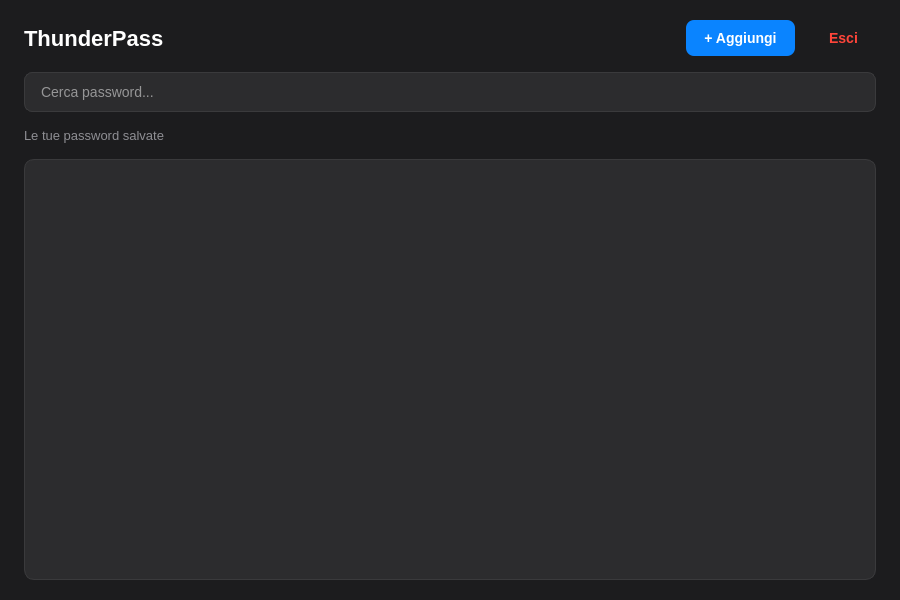
<?xml version="1.0" encoding="UTF-8"?>
<ui version="4.0">
 <class>VaultWindow</class>
 <widget class="QMainWindow" name="VaultWindow">
  <property name="geometry">
   <rect>
    <x>0</x>
    <y>0</y>
    <width>900</width>
    <height>600</height>
   </rect>
  </property>
  <property name="windowTitle">
   <string>ThunderPass</string>
  </property>
  <property name="styleSheet">
   <string notr="true">
QMainWindow, QWidget {
    background-color: #1c1c1e;
    color: #ffffff;
    font-family: "SF Pro Display", "Segoe UI", sans-serif;
}
QPushButton {
    background-color: #0a84ff;
    color: white;
    border: none;
    border-radius: 8px;
    padding: 10px 18px;
    font-size: 14px;
    font-weight: 600;
}
QPushButton:hover {
    background-color: #0071e3;
}
QPushButton#logoutButton {
    background-color: transparent;
    color: #ff453a;
    font-weight: 500;
}
QPushButton#logoutButton:hover {
    color: #ff6961;
}
QLabel#titleLabel {
    font-size: 22px;
    font-weight: 700;
}
QLabel#subtitleLabel {
    font-size: 13px;
    color: #8e8e93;
}
QLineEdit#searchEdit {
    background-color: #2c2c2e;
    border: 1px solid #3a3a3c;
    border-radius: 8px;
    padding: 10px 14px;
    color: #ffffff;
    font-size: 14px;
}
QLineEdit#searchEdit:focus {
    border: 1px solid #0a84ff;
}
QListWidget {
    background-color: #2c2c2e;
    border: 1px solid #3a3a3c;
    border-radius: 10px;
    padding: 8px;
    color: #ffffff;
    outline: none;
}
QListWidget::item {
    padding: 12px;
    border-radius: 6px;
}
QListWidget::item:selected {
    background-color: #0a84ff;
}
   </string>
  </property>
  <widget class="QWidget" name="centralwidget">
   <layout class="QVBoxLayout" name="verticalLayout">
    <property name="spacing">
     <number>16</number>
    </property>
    <property name="leftMargin">
     <number>24</number>
    </property>
    <property name="topMargin">
     <number>20</number>
    </property>
    <property name="rightMargin">
     <number>24</number>
    </property>
    <property name="bottomMargin">
     <number>20</number>
    </property>

    <!-- Header -->
    <item>
     <layout class="QHBoxLayout" name="headerLayout">
      <item>
       <widget class="QLabel" name="titleLabel">
        <property name="text">
         <string>ThunderPass</string>
        </property>
       </widget>
      </item>
      <item>
       <spacer name="headerSpacer">
        <property name="orientation">
         <enum>Qt::Horizontal</enum>
        </property>
        <property name="sizeHint" stdset="0">
         <size>
          <width>40</width>
          <height>20</height>
         </size>
        </property>
       </spacer>
      </item>
      <item>
       <widget class="QPushButton" name="addPasswordButton">
        <property name="text">
         <string>+ Aggiungi</string>
        </property>
        <property name="cursor">
         <cursorShape>PointingHandCursor</cursorShape>
        </property>
       </widget>
      </item>
      <item>
       <widget class="QPushButton" name="logoutButton">
        <property name="text">
         <string>Esci</string>
        </property>
        <property name="cursor">
         <cursorShape>PointingHandCursor</cursorShape>
        </property>
       </widget>
      </item>
     </layout>
    </item>

    <!-- Search bar -->
    <item>
     <widget class="QLineEdit" name="searchEdit">
      <property name="placeholderText">
       <string>Cerca password...</string>
      </property>
     </widget>
    </item>

    <item>
     <widget class="QLabel" name="subtitleLabel">
      <property name="text">
       <string>Le tue password salvate</string>
      </property>
     </widget>
    </item>

    <item>
     <widget class="QListWidget" name="passwordList"/>
    </item>
   </layout>
  </widget>
 </widget>
 <resources/>
 <connections/>
</ui>
